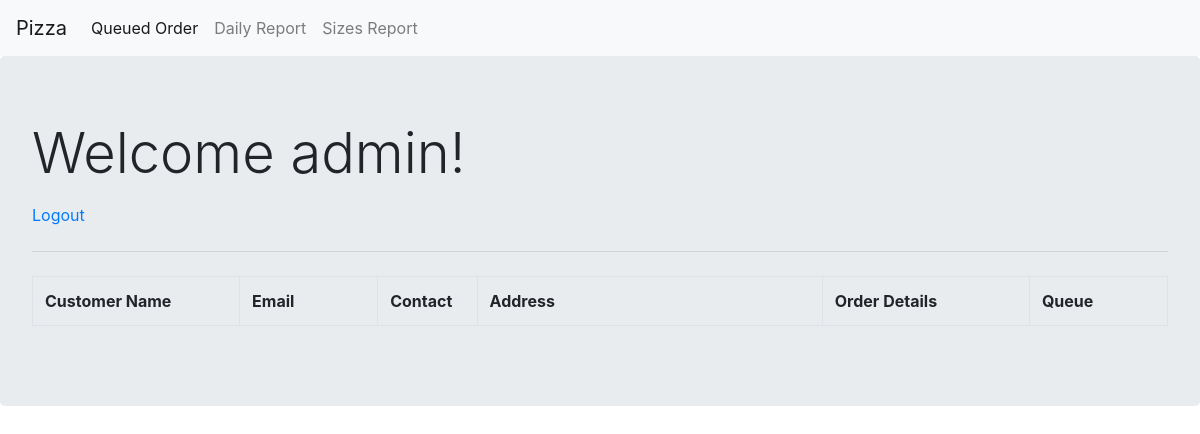
Before: /order.php (signed in) with the older database file.
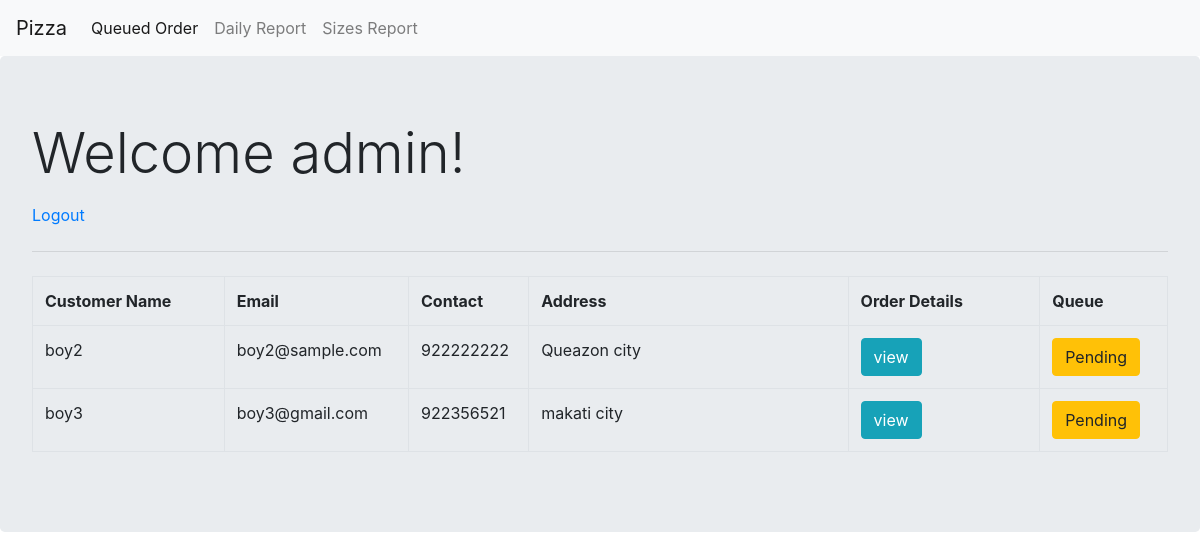
After: the same page with the newer database file.
### tables this page shows
CREATE TABLE `customer_info` (
  `id` int(11) NOT NULL,
  `email` varchar(50) NOT NULL,
  `full_name` varchar(50) NOT NULL,
  `contact` int(11) NOT NULL,
  `complete_address` varchar(100) NOT NULL,
  `date_added` datetime NOT NULL DEFAULT CURRENT_TIMESTAMP,
  `queue` tinyint(1) NOT NULL
);

### order.php (the view, shortened to what this page needs)
<?php
require('db.php');
$query = "SELECT * FROM customer_info where queue=0 ORDER BY id ASC";
$result = mysqli_query($connect, $query);
?>
<!DOCTYPE html>
<html>
<head>
	<link rel="stylesheet" href="https://stackpath.bootstrapcdn.com/bootstrap/4.3.0/css/bootstrap.min.css">
</head>
<body>
<?php include("navbar.php"); ?>
<div class="jumbotron" >
  <h1 class="display-4"><p>Welcome <?php echo $_SESSION['username']; ?>!</p></h1>
  <a href="logout.php">Logout</a>
  <hr class="my-4">
   <div id="employee_table">
        <table class="table table-bordered">
           <tr >
                <th width="15%">Customer Name</th>
                <th width="10%">Email</th>
                <th width="5%">Contact</th>
                <th width="25%">Address</th>
                <th width="15%">Order Details</th>
                <th width="10%">Queue</th>
           </tr>
           <?php
           while($row = mysqli_fetch_array($result))
           {
           ?>
           <tr>
                <td><?php echo $row["full_name"]; ?></td>
                <td><?php echo $row["email"]; ?></td>
                <td><?php echo $row["contact"]; ?></td>
                <td><?php echo $row["complete_address"]; ?></td>
                <td><input type="button" name="view" value="view" id="<?php echo $row["id"]; ?>" class="btn btn-info btn-xs view_data" /></td>
                <td><a href="order.php?id=<?php echo $row["id"]; ?>" ><button type="button" class="btn btn-warning"  data-toggle="tooltip" data-placement="top" title="Click TO Update">Pending</button></a></td>
           </tr>
           <?php
           }
           ?>
        </table>
    </div>
</div>
</body>
</html>

### navbar.php (shortened to what this page needs)
<nav class="navbar navbar-expand-lg navbar-light bg-light">
  <a class="navbar-brand" href="http://localhost/pizza_system/admin.php">Pizza</a>
  <div class="collapse navbar-collapse" id="navbarSupportedContent">
    <ul class="navbar-nav mr-auto">
      <li class="nav-item active">
        <a class="nav-link" href="http://localhost/pizza_system/order.php">Queued Order <span class="sr-only">(current)</span></a>
      </li>
      <li class="nav-item">
        <a class="nav-link" href="http://localhost/pizza_system/daily_order.php">Daily Report</a>
      </li>
     <li class="nav-item">
        <a class="nav-link" href="http://localhost/pizza_system/sizes.php">Sizes Report</a>
      </li>
    </ul>
  </div>
</nav>

Changed rows visible on the page:
now on this page (row edited): customer_info: full_name "boy2", email "boy2@sample.com", contact "922222222", complete_address "Queazon city"
added customer_info: full_name "boy3", email "boy3@gmail.com", contact "922356521", complete_address "makati city"
